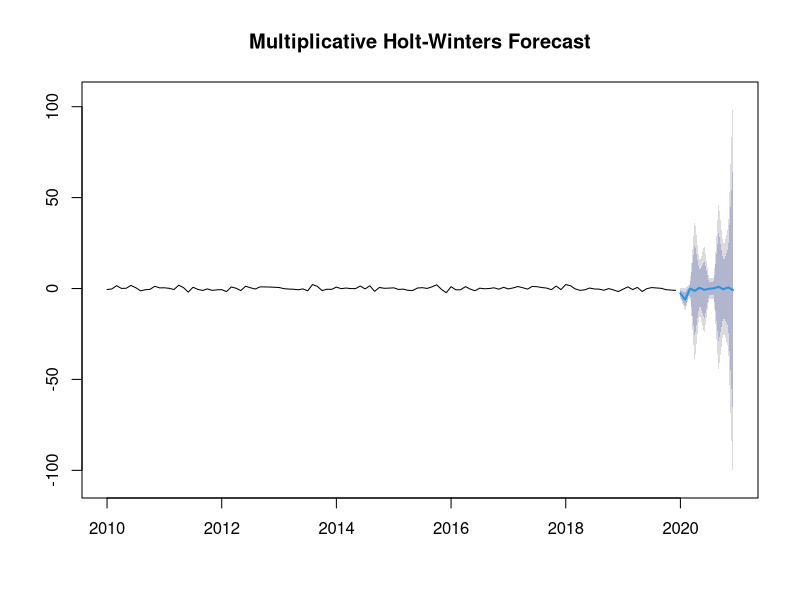

This chart was generated by the following R code:
# Install and load the forecast package
install.packages("forecast")
library(forecast)

# Create a sample time series with trend and seasonality
set.seed(123)
data <- ts(rnorm(120), frequency = 12, start = c(2010, 1))  # 10 years of monthly data

# Fit the multiplicative Holt-Winters model
hw_multiplicative <- HoltWinters(data, seasonal = "multiplicative")

# Print the model summary
print(hw_multiplicative)

# Forecast future values (e.g., 12 months ahead)
forecast_multiplicative <- forecast(hw_multiplicative, h = 12)

# Plot the forecast
plot(forecast_multiplicative, main = "Multiplicative Holt-Winters Forecast")